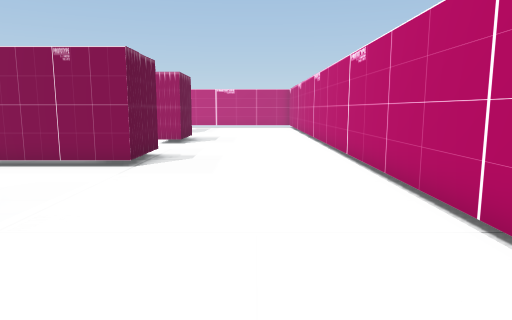
View 1 (above)

24 first-person views from a walk through a Unity game level. The camera is 1.4 m above the floor, tilts 8° down and sees 70° across. The floor is counted in squares, 1 m on a side. Each view is taken from the middle of a square. On the plan, view 1 faces up. The plan holds only what a view shows up to about 16 squares ahead; the rest is blank.

View 2
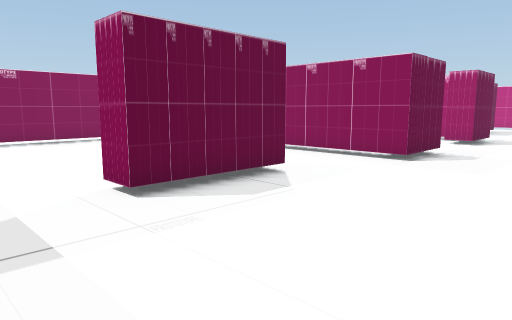

View 3
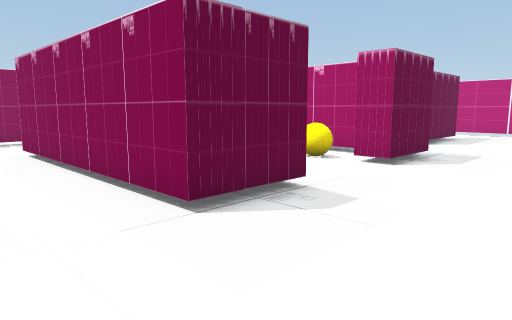

View 4
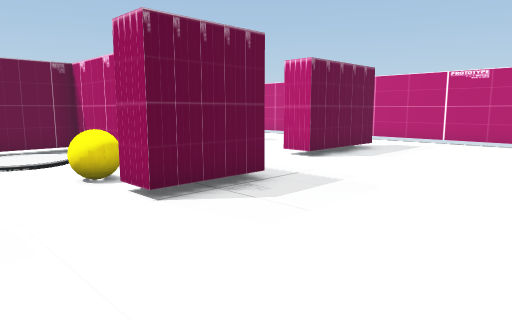

View 5
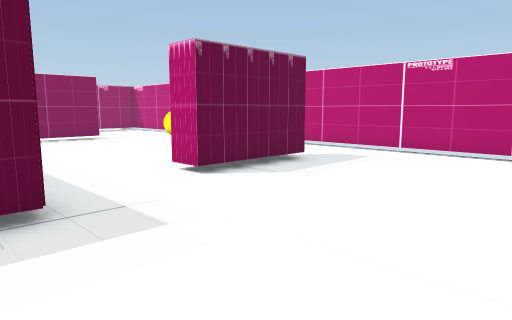

View 6
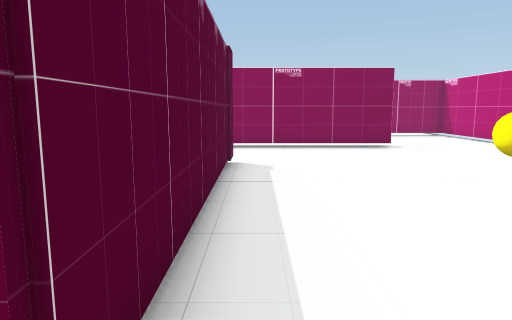

View 7
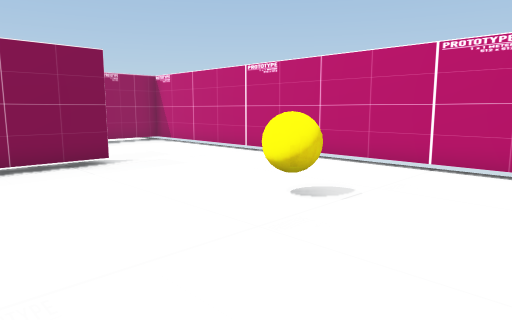

View 8
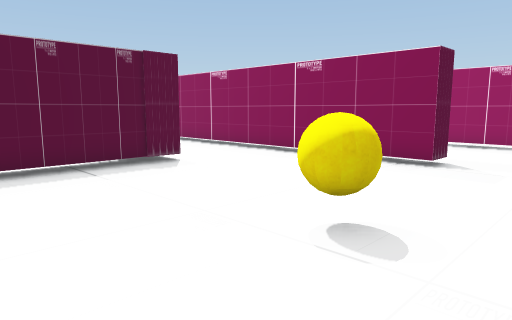

View 9
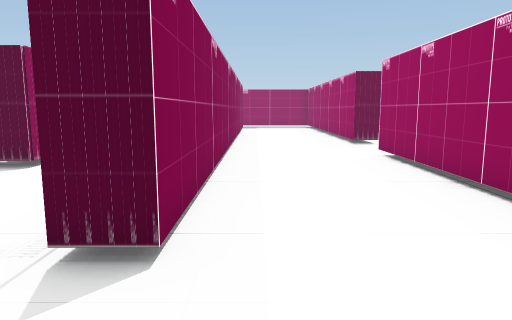

View 10
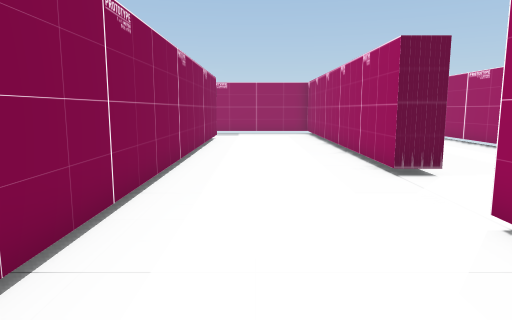

View 11
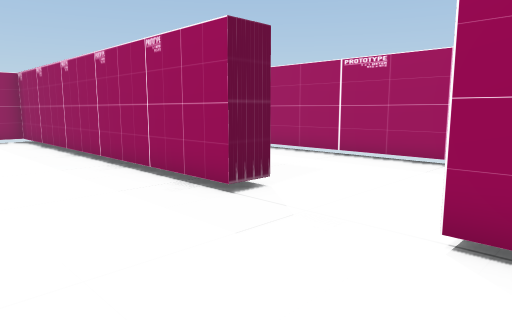

View 12
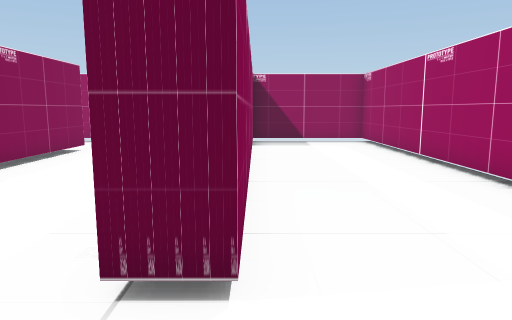

View 13
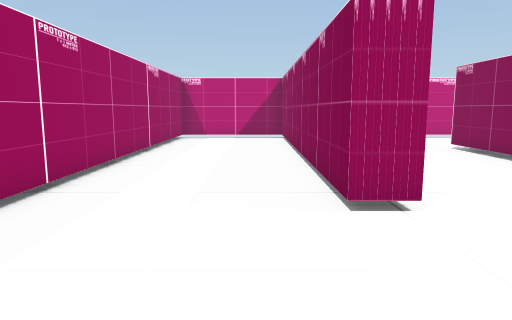

View 14
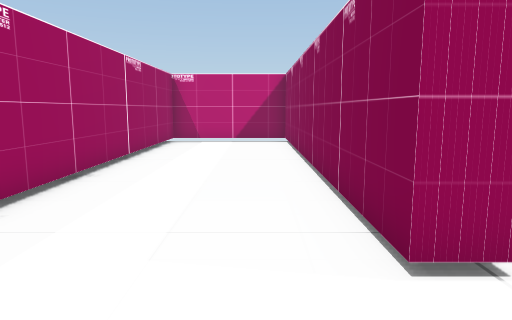

View 15
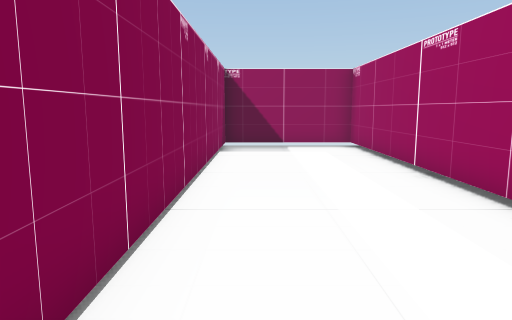

View 16
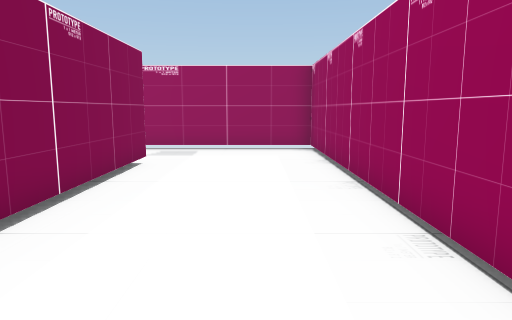

View 17
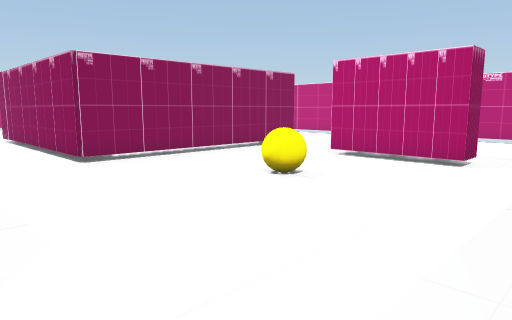

View 18
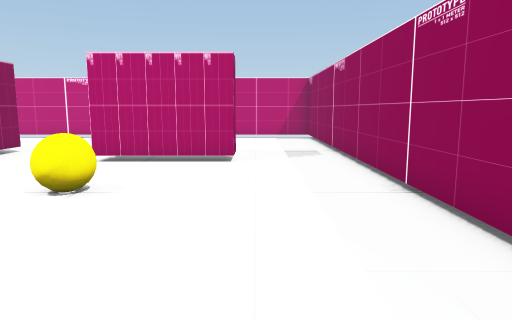

View 19
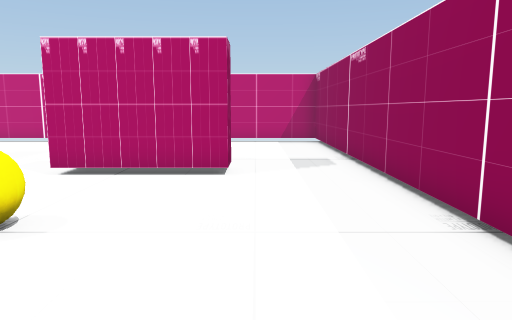

View 20
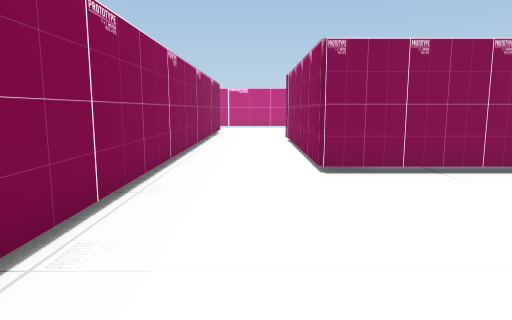

View 21
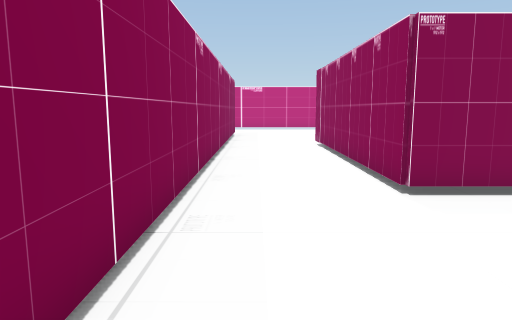

View 22
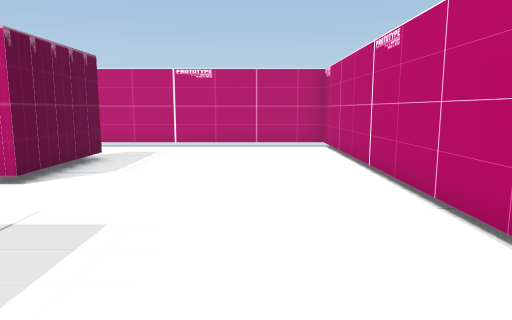

View 23
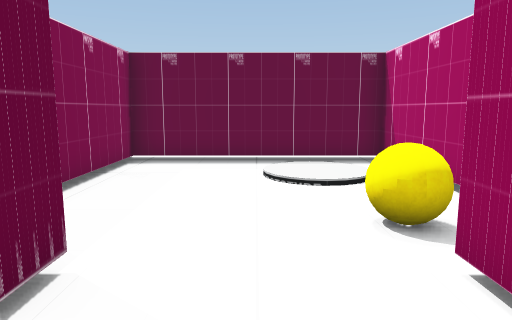

View 24
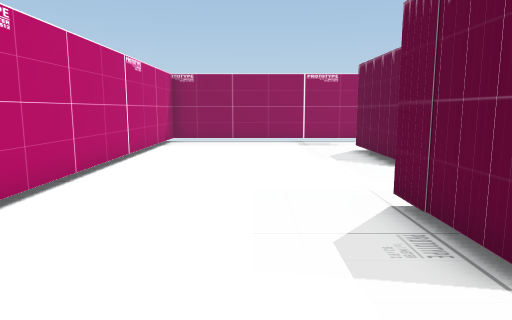

### Floor plan
Points are (right, up) in squares from view 1. A wall is a line through its corners. A room is listed if a view was taken in it or the views show most of it. See-through windows are left out.
Room 1 (views 1, 2, 3, 4, 5, 6, 7, 8, 9, 10, 11, 12, 13, 14, 15, 16, 22, 23, 24)
walls: (-11.6, 8.7) (-11.6, 17.3) (-3, 17.3) (-3, 14.8) (-4.1, 14.8); (-4.5, 16.3) (-10.6, 16.3) (-10.6, 9.7) (-7, 9.7); (-4.1, 11.5) (-3, 11.5) (-3, 8.7) (-6.4, 8.7); (-20.9, 23.5) (-20.9, 14.8) (-21.9, 14.8) (-21.9, 27.2); (-4.4, 24.4) (-4.4, 20.6) (-5.5, 20.6); (-4.4, 5.4) (-4.4, 1.6) (-5.4, 1.6); (-26.5, 13.1) (-26.5, -1.5) (-21.9, -1.5) (-21.9, 11.5) (-20.9, 11.5) (-20.9, -1.5) (-17.5, -1.5); (-16.1, 1.5) (-16.1, 22.9) (-15.1, 22.9) (-15.1, 8.5); (-20.9, 27.1) (-20.9, 25.1); (-21.8, 27.5) (-26.5, 27.5) (-26.5, 14.9); (-6.5, -1.5) (2.5, -1.5) (2.5, 27.5) (-20.4, 27.5)
ways out: opening at (-17.3, 0) to room 2; opening at (-13.5, 9) to room 2; opening at (-5.7, 0) to room 2; opening at (-5.7, 7) to room 2
objects: other object (-10, 24); other object (-5, 15)
Room 2 (views 17, 18, 19, 20, 21)
walls: (-11.5, -1.5) (-6.5, -1.5); (-5.4, 1.6) (-5.4, 5.4); (-15.1, 8.5) (-15.1, 1.8); (-6.4, 8.7) (-11.6, 8.7); (-17.5, -1.5) (-14.6, -1.5)
ways out: opening at (-17.3, 0) to room 1; opening at (-13.5, 9) to room 1; opening at (-5.7, 0) to room 1; opening at (-5.7, 7) to room 1
objects: other object (-9, 4)

Positions as (right, up) in squares from view 1, and headings:
1: (0, 0), facing up
2: (1, -1), facing up-left
3: (1, 6), facing up-left
4: (2, 12), facing up-left
5: (2, 16), facing up-left
6: (-2, 18), facing left
7: (-6, 19), facing up-left
8: (-6, 26), facing down-left
9: (-17, 26), facing down
10: (-18, 19), facing down
11: (-17, 16), facing down-left
12: (-22, 14), facing down
13: (-23, 10), facing up
14: (-23, 12), facing up
15: (-23, 12), facing down
16: (-19, 11), facing down
17: (-15, -1), facing up-right
18: (-15, 1), facing right
19: (-13, 1), facing right
20: (-13, 1), facing up
21: (-14, 3), facing up
22: (0, 14), facing up
23: (-1, 13), facing left
24: (-1, 14), facing down
